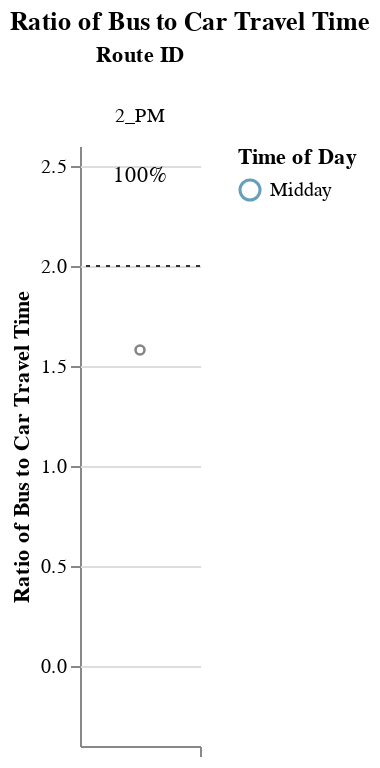
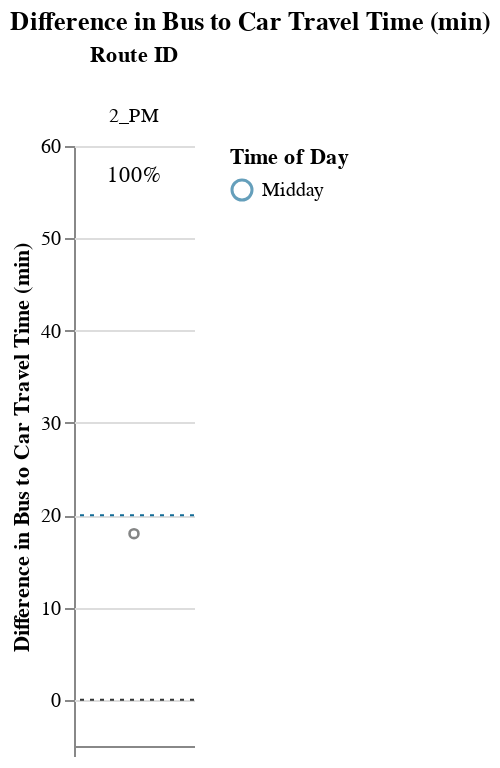

Notebook code for these charts, in order:
### Markdown cell above
## Viable Competitive Routes
### Short Routes (< 1 hr)

### Code cell
# Allow for possibility that operator doesn't have routes that fall into certain route_groups
# But, jupyterbook will not like markdown with f-string
# separate out route_group and put in each cell, and use try/except + if to display...
# but all 3 route groups must be displayed. just add sentence about why no routes were returned at the end
route_group = "short"
try:
    subset_routes, mult, diff  = setup_charts(df, PCT_COMPETITIVE_THRESHOLD, route_group)
    
    if len(subset_routes) > 0:
        display(
            Markdown(
                f"{CAPTIONS_DICT[route_group]}"
                "Within each route group, routes are sorted in descending order "
                "by % competitive trips and # trips below the additional time cut-off."
            )
        )

        display(mult)
        display(diff)
except:
    print("No routes meet this criteria.")

### Figure 1 — Vega-Lite specification as saved in the notebook (floating-point values rounded to 4 significant figures)
{"config": {"view": {"continuousWidth": 400, "continuousHeight": 300, "stroke": null}, "facet": {"spacing": 0}}, "data": {"name": "data-119f7e084a04b48c3d2c73eefcc0156a"}, "facet": {"column": {"field": "route_id", "sort": ["2_PM"], "title": "Route ID", "type": "nominal"}}, "spec": {"layer": [{"mark": {"type": "point", "opacity": 0.65, "size": 12, "strokeWidth": 1.1}, "encoding": {"color": {"field": "time_of_day", "scale": {"range": ["#136C97", "#E16B26", "#F6BF16", "#00896B", "#7790A3", "#5B559C"]}, "sort": ["AM Peak", "Midday", "PM Peak", "Owl Service"], "title": "Time of Day", "type": "nominal"}, "tooltip": [{"field": "route_id", "type": "nominal"}, {"field": "trip_id", "type": "nominal"}, {"field": "service_hours", "type": "quantitative"}, {"field": "car_duration_hours", "type": "quantitative"}, {"field": "bus_multiplier", "type": "quantitative"}, {"field": "bus_difference", "type": "quantitative"}, {"field": "num_trips", "type": "quantitative"}, {"field": "num_competitive", "type": "quantitative"}, {"field": "pct_trips_competitive", "type": "quantitative"}, {"field": "p25", "type": "quantitative"}, {"field": "p50", "type": "quantitative"}, {"field": "p75", "type": "quantitative"}], "x": {"axis": {"grid": false, "labels": false, "ticks": true, "values": [0]}, "field": "jitter", "scale": {}, "title": null, "type": "quantitative"}, "y": {"field": "bus_multiplier", "scale": {"domain": [-0.25, 2.5]}, "title": "Ratio of Bus to Car Travel Time", "type": "quantitative"}}, "selection": {"selector001": {"type": "interval", "bind": "scales", "encodings": ["x", "y"]}}, "transform": [{"calculate": "sqrt(-2*log(random()))*cos(2*PI*random())", "as": "jitter"}], "width": 60}, {"layer": [{"mark": {"type": "point", "opacity": 0.6, "size": 20, "strokeWidth": 1.3}, "encoding": {"color": {"value": "#323434"}, "y": {"field": "bus_multiplier", "type": "quantitative"}}, "transform": [{"filter": "(datum.p50_trip === 1)"}]}, {"mark": {"type": "rule", "strokeDash": [2, 3]}, "encoding": {"color": {"value": "#323434"}, "y": {"field": "cutoff", "type": "quantitative"}}}, {"mark": {"type": "text", "align": "center", "baseline": "middle"}, "encoding": {"color": {"value": "black"}, "text": {"field": "pct_trips_competitive", "format": ".0%", "type": "quantitative"}, "tooltip": [{"field": "route_id", "type": "nominal"}, {"field": "trip_id", "type": "nominal"}, {"field": "service_hours", "type": "quantitative"}, {"field": "car_duration_hours", "type": "quantitative"}, {"field": "bus_multiplier", "type": "quantitative"}, {"field": "bus_difference", "type": "quantitative"}, {"field": "num_trips", "type": "quantitative"}, {"field": "num_competitive", "type": "quantitative"}, {"field": "pct_trips_competitive", "type": "quantitative"}, {"field": "p25", "type": "quantitative"}, {"field": "p50", "type": "quantitative"}, {"field": "p75", "type": "quantitative"}], "x": {"value": 30}, "y": {"value": 15}}, "transform": [{"calculate": "sqrt(-2*log(random()))*cos(2*PI*random())", "as": "jitter"}, {"filter": "(datum.fastest_trip === 1)"}]}]}]}, "resolve": {"scale": {"y": "shared"}}, "title": "Ratio of Bus to Car Travel Time", "$schema": "https://vega.github.io/schema/vega-lite/v4.17.0.json", "datasets": {"data-119f7e084a04b48c3d2c73eefcc0156a": [{"calitp_itp_id": 271, "trip_key": 4838876181372293792, "trip_id": "936516", "shape_id": "38258", "route_id": "2_PM", "service_hours": 0.82, "trip_first_departure_ts": 55680, "trip_last_arrival_ts": 58620, "departure_hour": 15, "time_of_day": "Midday", "p25": 0.82, "p50": 0.82, "p75": 0.82, "p50_trip": 1, "fastest_trip": 1, "car_duration_hours": 0.52, "competitive_route": 1, "bus_multiplier": 1.58, "bus_difference": 18.0, "num_trips": 1, "num_competitive": 1, "pct_trips_competitive": 1.0, "bus_difference_spread": 0.0, "route_group": "short", "max_trip_hrs": 0.82, "max_trip_route_group": 1.0, "name": "City of Roseville", "caltrans_district": "03 - Marysville", "drmt_organization_name": null, "cutoff2": 20, "cutoff": 2}]}}

### Figure 2 — Vega-Lite specification as saved in the notebook (floating-point values rounded to 4 significant figures)
{"config": {"view": {"continuousWidth": 400, "continuousHeight": 300, "stroke": null}, "facet": {"spacing": 0}}, "data": {"name": "data-f3f2619210e642e756b2844ef0fde431"}, "facet": {"column": {"field": "route_id", "sort": ["2_PM"], "title": "Route ID", "type": "nominal"}}, "spec": {"layer": [{"mark": {"type": "point", "opacity": 0.65, "size": 12, "strokeWidth": 1.1}, "encoding": {"color": {"field": "time_of_day", "scale": {"range": ["#136C97", "#E16B26", "#F6BF16", "#00896B", "#7790A3", "#5B559C"]}, "sort": ["AM Peak", "Midday", "PM Peak", "Owl Service"], "title": "Time of Day", "type": "nominal"}, "tooltip": [{"field": "route_id", "type": "nominal"}, {"field": "trip_id", "type": "nominal"}, {"field": "service_hours", "type": "quantitative"}, {"field": "car_duration_hours", "type": "quantitative"}, {"field": "bus_multiplier", "type": "quantitative"}, {"field": "bus_difference", "type": "quantitative"}, {"field": "num_trips", "type": "quantitative"}, {"field": "num_competitive", "type": "quantitative"}, {"field": "pct_trips_competitive", "type": "quantitative"}, {"field": "p25", "type": "quantitative"}, {"field": "p50", "type": "quantitative"}, {"field": "p75", "type": "quantitative"}], "x": {"axis": {"grid": false, "labels": false, "ticks": true, "values": [0]}, "field": "jitter", "scale": {}, "title": null, "type": "quantitative"}, "y": {"field": "bus_difference", "scale": {"domain": [-5, 57.6]}, "title": "Difference in Bus to Car Travel Time (min)", "type": "quantitative"}}, "selection": {"selector002": {"type": "interval", "bind": "scales", "encodings": ["x", "y"]}}, "transform": [{"calculate": "sqrt(-2*log(random()))*cos(2*PI*random())", "as": "jitter"}], "width": 60}, {"layer": [{"mark": {"type": "point", "opacity": 0.6, "size": 20, "strokeWidth": 1.3}, "encoding": {"color": {"value": "#323434"}, "y": {"field": "bus_difference", "type": "quantitative"}}, "transform": [{"filter": "(datum.p50_trip === 1)"}]}, {"mark": {"type": "rule", "strokeDash": [2, 3]}, "encoding": {"color": {"value": "#323434"}, "y": {"field": "cutoff", "type": "quantitative"}}}, {"mark": {"type": "rule", "strokeDash": [2, 3]}, "encoding": {"color": {"value": "#136C97"}, "y": {"field": "cutoff2", "type": "quantitative"}}}, {"mark": {"type": "text", "align": "center", "baseline": "middle"}, "encoding": {"color": {"value": "black"}, "text": {"field": "pct_trips_competitive", "format": ".0%", "type": "quantitative"}, "tooltip": [{"field": "route_id", "type": "nominal"}, {"field": "trip_id", "type": "nominal"}, {"field": "service_hours", "type": "quantitative"}, {"field": "car_duration_hours", "type": "quantitative"}, {"field": "bus_multiplier", "type": "quantitative"}, {"field": "bus_difference", "type": "quantitative"}, {"field": "num_trips", "type": "quantitative"}, {"field": "num_competitive", "type": "quantitative"}, {"field": "pct_trips_competitive", "type": "quantitative"}, {"field": "p25", "type": "quantitative"}, {"field": "p50", "type": "quantitative"}, {"field": "p75", "type": "quantitative"}], "x": {"value": 30}, "y": {"value": 15}}, "transform": [{"calculate": "sqrt(-2*log(random()))*cos(2*PI*random())", "as": "jitter"}, {"filter": "(datum.fastest_trip === 1)"}]}]}]}, "resolve": {"scale": {"y": "shared"}}, "title": "Difference in Bus to Car Travel Time (min)", "$schema": "https://vega.github.io/schema/vega-lite/v4.17.0.json", "datasets": {"data-f3f2619210e642e756b2844ef0fde431": [{"calitp_itp_id": 271, "trip_key": 4838876181372293792, "trip_id": "936516", "shape_id": "38258", "route_id": "2_PM", "service_hours": 0.82, "trip_first_departure_ts": 55680, "trip_last_arrival_ts": 58620, "departure_hour": 15, "time_of_day": "Midday", "p25": 0.82, "p50": 0.82, "p75": 0.82, "p50_trip": 1, "fastest_trip": 1, "car_duration_hours": 0.52, "competitive_route": 1, "bus_multiplier": 1.58, "bus_difference": 18.0, "num_trips": 1, "num_competitive": 1, "pct_trips_competitive": 1.0, "bus_difference_spread": 0.0, "route_group": "short", "max_trip_hrs": 0.82, "max_trip_route_group": 1.0, "name": "City of Roseville", "caltrans_district": "03 - Marysville", "drmt_organization_name": null, "cutoff2": 20, "cutoff": 0}]}}
